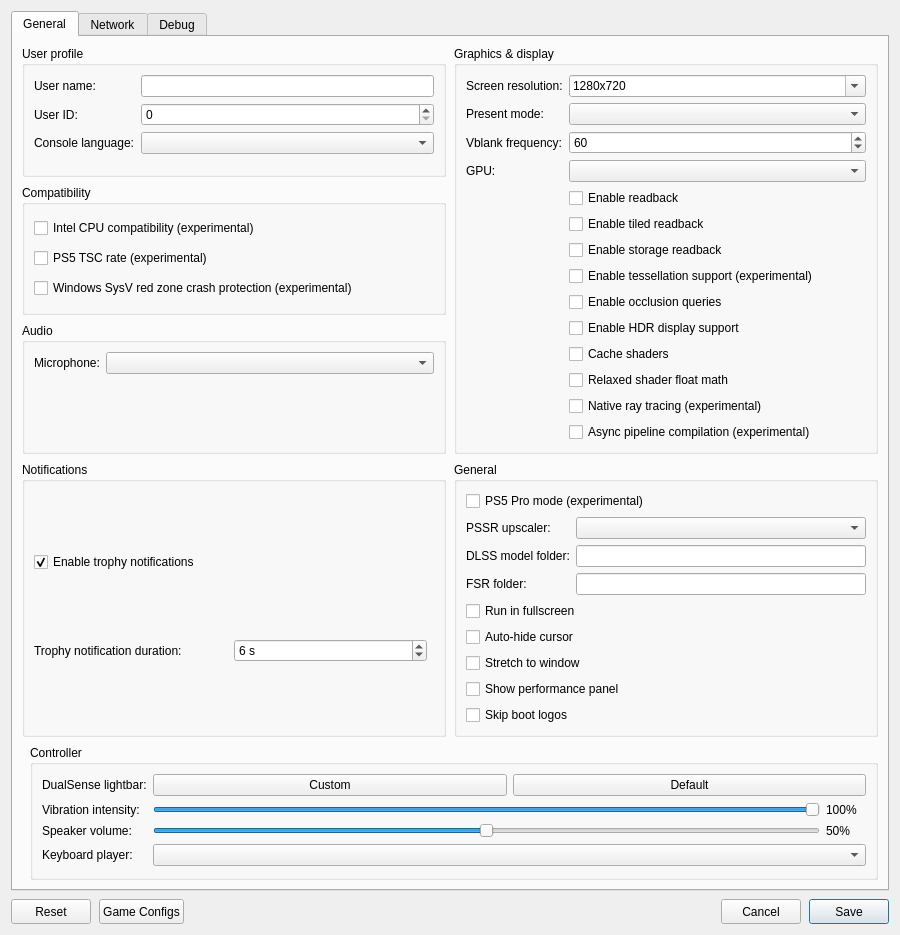
<?xml version="1.0" encoding="UTF-8"?>
<ui version="4.0">
 <class>ConfigurationEditDialog</class>
 <widget class="QDialog" name="ConfigurationEditDialog">
  <property name="geometry">
   <rect>
    <x>0</x>
    <y>0</y>
    <width>900</width>
    <height>620</height>
   </rect>
  </property>
  <property name="windowTitle">
   <string>Settings</string>
  </property>
  <property name="locale">
   <locale language="English" country="UnitedStates"/>
  </property>
  <layout class="QVBoxLayout" name="dialogLayout">
   <property name="spacing"><number>8</number></property>
   <item>
    <widget class="QTabWidget" name="settings_tabs">
     <property name="currentIndex"><number>0</number></property>
     <widget class="QWidget" name="settings_tab">
      <attribute name="title"><string>General</string></attribute>
      <layout class="QGridLayout" name="gridLayout">
       <property name="horizontalSpacing">
        <number>8</number>
       </property>
       <property name="verticalSpacing">
        <number>8</number>
       </property>
       <item row="0" column="0" colspan="2">
        <layout class="QGridLayout" name="sectionsLayout" columnstretch="1,1">
         <property name="horizontalSpacing">
          <number>8</number>
         </property>
         <property name="verticalSpacing">
          <number>8</number>
         </property>
         <item row="0" column="0">
          <widget class="QGroupBox" name="user_profile_group">
           <property name="title">
            <string>User profile</string>
           </property>
           <layout class="QFormLayout" name="userProfileLayout">
            <property name="fieldGrowthPolicy">
             <enum>QFormLayout::AllNonFixedFieldsGrow</enum>
            </property>
            <item row="0" column="0">
             <widget class="QLabel" name="label_user_name">
              <property name="text"><string>User name:</string></property>
             </widget>
            </item>
            <item row="0" column="1">
             <widget class="MandatoryLineEdit" name="lineEdit_user_name">
              <property name="toolTip"><string>Local user name exposed to games</string></property>
              <property name="clearButtonEnabled"><bool>true</bool></property>
             </widget>
            </item>
            <item row="1" column="0">
             <widget class="QLabel" name="label_user_id">
              <property name="text"><string>User ID:</string></property>
             </widget>
            </item>
            <item row="1" column="1">
             <widget class="QSpinBox" name="spinBox_user_id">
              <property name="toolTip"><string>Local user ID exposed to games</string></property>
             </widget>
            </item>
            <item row="2" column="0">
             <widget class="QLabel" name="label_console_language">
              <property name="text"><string>Console language:</string></property>
             </widget>
            </item>
            <item row="2" column="1">
             <widget class="QComboBox" name="comboBox_console_language">
              <property name="toolTip"><string>Language</string></property>
             </widget>
            </item>
           </layout>
          </widget>
         </item>
         <item row="2" column="0">
          <widget class="QGroupBox" name="audio_group">
           <property name="title"><string>Audio</string></property>
           <layout class="QFormLayout" name="audioLayout">
            <property name="fieldGrowthPolicy">
             <enum>QFormLayout::AllNonFixedFieldsGrow</enum>
            </property>
            <item row="0" column="0">
             <widget class="QLabel" name="label_audio_input_device">
              <property name="text"><string>Microphone:</string></property>
             </widget>
            </item>
            <item row="0" column="1">
             <widget class="QComboBox" name="comboBox_audio_input_device"/>
            </item>
           </layout>
          </widget>
         </item>
         <item row="0" column="1" rowspan="3">
          <widget class="QGroupBox" name="graphics_group">
           <property name="title">
            <string>Graphics &amp;&amp; display</string>
           </property>
           <layout class="QFormLayout" name="graphicsLayout">
            <property name="fieldGrowthPolicy">
             <enum>QFormLayout::AllNonFixedFieldsGrow</enum>
            </property>
            <item row="0" column="0">
             <widget class="QLabel" name="label_screen_resolution">
              <property name="text"><string>Screen resolution:</string></property>
             </widget>
            </item>
            <item row="0" column="1">
             <widget class="QComboBox" name="comboBox_screen_resolution">
              <property name="toolTip"><string>Window resolution as WIDTHxHEIGHT; pick a preset or type a custom size. Non-16:9 sizes such as 21:9 show the game with black bars unless Stretch to window is on.</string></property>
              <property name="editable"><bool>true</bool></property>
              <property name="insertPolicy"><enum>QComboBox::NoInsert</enum></property>
              <item><property name="text"><string notr="true">1280x720</string></property></item>
              <item><property name="text"><string notr="true">1920x1080</string></property></item>
              <item><property name="text"><string notr="true">2560x1440</string></property></item>
              <item><property name="text"><string notr="true">3840x2160</string></property></item>
              <item><property name="text"><string notr="true">2560x1080</string></property></item>
              <item><property name="text"><string notr="true">3440x1440</string></property></item>
              <item><property name="text"><string notr="true">3840x1600</string></property></item>
              <item><property name="text"><string notr="true">5120x2160</string></property></item>
             </widget>
            </item>
            <item row="1" column="0">
             <widget class="QLabel" name="label_present_mode">
              <property name="text"><string>Present mode:</string></property>
             </widget>
            </item>
            <item row="1" column="1">
             <widget class="QComboBox" name="comboBox_present_mode">
              <property name="toolTip"><string>Vulkan swapchain presentation mode</string></property>
             </widget>
            </item>
            <item row="2" column="0">
             <widget class="QLabel" name="label_vblank_frequency">
              <property name="text"><string>Vblank frequency:</string></property>
             </widget>
            </item>
            <item row="2" column="1">
             <widget class="QSpinBox" name="spinBox_vblank_frequency">
              <property name="toolTip"><string>Virtual display refresh rate used for frame pacing</string></property>
              <property name="minimum"><number>30</number></property>
              <property name="maximum"><number>360</number></property>
              <property name="value"><number>60</number></property>
             </widget>
            </item>
            <item row="4" column="0">
             <widget class="QLabel" name="label_gpu">
              <property name="text"><string>GPU:</string></property>
             </widget>
            </item>
            <item row="4" column="1">
             <widget class="QComboBox" name="comboBox_gpu">
              <property name="toolTip"><string>Graphics device used by the emulator</string></property>
             </widget>
            </item>
            <item row="5" column="1">
             <widget class="QCheckBox" name="checkBox_readback">
              <property name="toolTip"><string>Read back writable linear images</string></property>
              <property name="text"><string>Enable readback</string></property>
             </widget>
            </item>
            <item row="6" column="1">
             <widget class="QCheckBox" name="checkBox_readback_tiled">
              <property name="toolTip"><string>Read back small writable tiled images</string></property>
              <property name="text"><string>Enable tiled readback</string></property>
             </widget>
            </item>
            <item row="7" column="1">
             <widget class="QCheckBox" name="checkBox_readback_storage">
              <property name="toolTip"><string>Read back shader-written images when the game flushes the GPU cache for the CPU. Images from linear and tiled readback are read back then too.</string></property>
              <property name="text"><string>Enable storage readback</string></property>
             </widget>
            </item>
            <item row="8" column="1">
             <widget class="QCheckBox" name="checkBox_tessellation">
              <property name="toolTip"><string>Draw tessellated geometry. Disabled by default; unsupported tessellation may cause crashes.</string></property>
              <property name="text"><string>Enable tessellation support (experimental)</string></property>
             </widget>
            </item>
            <item row="9" column="1">
             <widget class="QCheckBox" name="checkBox_occlusion_queries">
              <property name="toolTip"><string>Count the samples of occlusion queries on the GPU, so hidden lights and objects stay hidden. Costs some performance.</string></property>
              <property name="text"><string>Enable occlusion queries</string></property>
             </widget>
            </item>
            <item row="10" column="1">
             <widget class="QCheckBox" name="checkBox_hdr">
              <property name="toolTip"><string>Enable HDR10 output for supported games. Requires HDR enabled on the host display.</string></property>
              <property name="text"><string>Enable HDR display support</string></property>
             </widget>
            </item>
            <item row="11" column="1">
             <widget class="QCheckBox" name="checkBox_shader_cache">
              <property name="toolTip"><string>Save compiled shaders and pipelines per game and load them at startup.</string></property>
              <property name="text"><string>Cache shaders</string></property>
             </widget>
            </item>
            <item row="12" column="1">
             <widget class="QCheckBox" name="checkBox_relaxed_shader_float">
              <property name="toolTip"><string>Use the host GPU's native float operations in shaders. Faster, but can be inaccurate.</string></property>
              <property name="text"><string>Relaxed shader float math</string></property>
             </widget>
            </item>
            <item row="13" column="1">
             <widget class="QCheckBox" name="checkBox_native_rt">
              <property name="toolTip"><string>Use native RT on the GPU.</string></property>
              <property name="text"><string>Native ray tracing (experimental)</string></property>
             </widget>
            </item>
            <item row="14" column="1">
             <widget class="QCheckBox" name="checkBox_async_pipelines">
              <property name="toolTip"><string>Compile new pipelines in the background. Fewer stutters on first visits, but some objects can be missing for a few frames.</string></property>
              <property name="text"><string>Async pipeline compilation (experimental)</string></property>
             </widget>
            </item>
           </layout>
          </widget>
         </item>
         <item row="3" column="0">
          <widget class="QGroupBox" name="notifications_group">
           <property name="title"><string>Notifications</string></property>
           <layout class="QVBoxLayout" name="notificationsLayout">
            <item>
             <widget class="QCheckBox" name="checkBox_trophy_notifications">
              <property name="toolTip"><string>Show trophy unlock notifications and play their sound.
    To use your own sound, replace the emulator's assets/sounds/trophy-unlock.wav with a WAV file and restart the game.</string></property>
              <property name="text"><string>Enable trophy notifications</string></property>
              <property name="checked"><bool>true</bool></property>
             </widget>
            </item>
            <item>
             <layout class="QHBoxLayout" name="trophyDurationLayout">
              <item>
               <widget class="QLabel" name="label_trophy_duration">
                <property name="text"><string>Trophy notification duration:</string></property>
               </widget>
              </item>
              <item>
               <widget class="QSpinBox" name="spinBox_trophy_duration">
                <property name="toolTip"><string>How long each trophy unlock notification stays on screen.</string></property>
                <property name="suffix"><string> s</string></property>
                <property name="minimum"><number>5</number></property>
                <property name="maximum"><number>10</number></property>
                <property name="value"><number>6</number></property>
               </widget>
              </item>
              <item>
               <spacer name="trophyDurationSpacer">
                <property name="orientation"><enum>Qt::Horizontal</enum></property>
               </spacer>
              </item>
             </layout>
            </item>
           </layout>
          </widget>
         </item>
         <item row="3" column="1">
          <widget class="QGroupBox" name="general_group">
           <property name="title"><string>General</string></property>
           <layout class="QVBoxLayout" name="generalLayout">
            <item>
             <widget class="QCheckBox" name="checkBox_pro">
              <property name="toolTip"><string>Enable PS5 Pro mode for supported games. Disabled by default.</string></property>
              <property name="text"><string>PS5 Pro mode (experimental)</string></property>
             </widget>
            </item>
            <item>
             <layout class="QFormLayout" name="pssrLayout">
              <item row="0" column="0">
               <widget class="QLabel" name="label_pssr_upscaler">
                <property name="text"><string>PSSR upscaler:</string></property>
               </widget>
              </item>
              <item row="0" column="1">
               <widget class="QComboBox" name="comboBox_pssr_upscaler">
                <property name="toolTip"><string>DLSS needs an NVIDIA RTX GPU</string></property>
               </widget>
              </item>
              <item row="1" column="0">
               <widget class="QLabel" name="label_dlss_folder">
                <property name="text"><string>DLSS model folder:</string></property>
               </widget>
              </item>
              <item row="1" column="1">
               <widget class="MandatoryLineEdit" name="lineEdit_dlss_folder">
                <property name="toolTip"><string>Folder with nvngx_dlss.dll (Windows) or libnvidia-ngx-dlss.so.* (Linux)</string></property>
                <property name="clearButtonEnabled"><bool>true</bool></property>
               </widget>
              </item>
              <item row="2" column="0">
               <widget class="QLabel" name="label_fsr_folder">
                <property name="text"><string>FSR folder:</string></property>
               </widget>
              </item>
              <item row="2" column="1">
               <widget class="MandatoryLineEdit" name="lineEdit_fsr_folder">
                <property name="toolTip"><string>Folder with amd_fidelityfx_loader_vk.dll and amd_fidelityfx_upscaler_vk.dll (AMD FidelityFX SDK 2.4 or later)</string></property>
                <property name="clearButtonEnabled"><bool>true</bool></property>
               </widget>
              </item>
             </layout>
            </item>
            <item>
             <widget class="QCheckBox" name="checkBox_fullscreen">
              <property name="toolTip"><string>Run in borderless desktop fullscreen</string></property>
              <property name="text"><string>Run in fullscreen</string></property>
             </widget>
            </item>
            <item>
             <widget class="QCheckBox" name="checkBox_hide_cursor">
              <property name="toolTip"><string>Hide the host cursor after 2 seconds without mouse activity</string></property>
              <property name="text"><string>Auto-hide cursor</string></property>
             </widget>
            </item>
            <item>
             <widget class="QCheckBox" name="checkBox_stretch">
              <property name="toolTip"><string>Stretch the game image to fill the window instead of keeping its aspect ratio with black bars</string></property>
              <property name="text"><string>Stretch to window</string></property>
             </widget>
            </item>
            <item>
             <widget class="QCheckBox" name="checkBox_perf_overlay">
              <property name="toolTip"><string>Show FPS, frame times, CPU/GPU usage, RAM and memory pressure in the game window. Press F2 (Cmd+P on macOS) to toggle it, and add Shift for the detailed view.</string></property>
              <property name="text"><string>Show performance panel</string></property>
             </widget>
            </item>
            <item>
             <widget class="QCheckBox" name="checkBox_skip_notice_screen">
              <property name="toolTip"><string>Skip startup logos and notices in supported games.</string></property>
              <property name="text"><string>Skip boot logos</string></property>
             </widget>
            </item>
           </layout>
          </widget>
         </item>
         <item row="1" column="0">
          <widget class="QGroupBox" name="compatibility_group">
           <property name="title">
            <string>Compatibility</string>
           </property>
           <layout class="QVBoxLayout" name="compatibilityLayout">
            <item>
             <widget class="QCheckBox" name="checkBox_amd_cpu">
              <property name="toolTip"><string>Patch CPU instructions that differ between AMD and the host CPU.</string></property>
              <property name="text"><string>Intel CPU compatibility (experimental)</string></property>
             </widget>
            </item>
            <item>
             <widget class="QCheckBox" name="checkBox_guest_tsc">
              <property name="toolTip"><string>Run the CPU time stamp counter (TSC) at the PS5's 1.6 GHz instead of the host rate. Fixes games that run too fast.</string></property>
              <property name="text"><string>PS5 TSC rate (experimental)</string></property>
             </widget>
            </item>
            <item>
             <widget class="QCheckBox" name="checkBox_red_zone_protection">
              <property name="toolTip"><string>Helps prevent crashes in some games on Windows</string></property>
              <property name="text"><string>Windows SysV red zone crash protection (experimental)</string></property>
             </widget>
            </item>
           </layout>
          </widget>
         </item>
        </layout>
       </item>
       <item row="1" column="1">
        <widget class="QGroupBox" name="controller_group">
         <property name="title"><string>Controller</string></property>
         <layout class="QFormLayout" name="controllerLayout">
          <property name="fieldGrowthPolicy"><enum>QFormLayout::AllNonFixedFieldsGrow</enum></property>
          <item row="0" column="0">
           <widget class="QLabel" name="label_controller_color">
            <property name="text"><string>DualSense lightbar:</string></property>
           </widget>
          </item>
          <item row="0" column="1">
           <layout class="QHBoxLayout" name="controllerColorLayout">
            <item>
             <widget class="QPushButton" name="button_controller_color">
              <property name="toolTip"><string>Choose and preview a fixed LED color. Bluetooth DualSense may take several seconds to update.</string></property>
              <property name="text"><string>Custom</string></property>
             </widget>
            </item>
            <item>
             <widget class="QPushButton" name="button_controller_color_reset">
              <property name="toolTip"><string>Let the game control the lightbar</string></property>
              <property name="text"><string>Default</string></property>
             </widget>
            </item>
           </layout>
          </item>
          <item row="1" column="0">
           <widget class="QLabel" name="label_controller_vibration">
            <property name="text"><string>Vibration intensity:</string></property>
           </widget>
          </item>
          <item row="1" column="1">
           <layout class="QHBoxLayout" name="controllerVibrationLayout">
            <item>
             <widget class="QSlider" name="slider_controller_vibration">
              <property name="toolTip"><string>Scale DualSense vibration over USB and Bluetooth</string></property>
              <property name="maximum"><number>100</number></property>
              <property name="value"><number>100</number></property>
              <property name="orientation"><enum>Qt::Horizontal</enum></property>
             </widget>
            </item>
            <item>
             <widget class="QLabel" name="label_controller_vibration_value">
              <property name="minimumSize"><size><width>40</width><height>0</height></size></property>
              <property name="text"><string>100%</string></property>
             </widget>
            </item>
           </layout>
          </item>
          <item row="2" column="0">
           <widget class="QLabel" name="label_controller_volume">
            <property name="text"><string>Speaker volume:</string></property>
           </widget>
          </item>
          <item row="2" column="1">
           <layout class="QHBoxLayout" name="controllerVolumeLayout">
            <item>
             <widget class="QSlider" name="slider_controller_volume">
              <property name="toolTip"><string>Scale the DualSense speaker over USB and Bluetooth. 50% is the previous default; 100% adds 6 dB of gain.</string></property>
              <property name="maximum"><number>100</number></property>
              <property name="value"><number>50</number></property>
              <property name="orientation"><enum>Qt::Horizontal</enum></property>
             </widget>
            </item>
            <item>
             <widget class="QLabel" name="label_controller_volume_value">
              <property name="minimumSize"><size><width>40</width><height>0</height></size></property>
              <property name="text"><string>50%</string></property>
             </widget>
            </item>
           </layout>
          </item>
          <item row="3" column="0">
           <widget class="QLabel" name="label_keyboard_player">
            <property name="text"><string>Keyboard player:</string></property>
           </widget>
          </item>
          <item row="3" column="1">
           <widget class="QComboBox" name="comboBox_keyboard_player">
            <property name="toolTip"><string>Gamepads fill the remaining players in connection order. Every player uses the same input mapping.</string></property>
           </widget>
          </item>
         </layout>
        </widget>
       </item>
      </layout>
     </widget>
     <widget class="QWidget" name="network_tab">
      <attribute name="title"><string>Network</string></attribute>
      <layout class="QVBoxLayout" name="networkTabLayout">
       <item>
        <widget class="QCheckBox" name="checkBox_network_connected">
         <property name="toolTip"><string>Let games use your computer's local network connection.</string></property>
         <property name="text"><string>Enable network connection</string></property>
        </widget>
       </item>
       <item>
        <widget class="QCheckBox" name="checkBox_psn_emulation">
         <property name="text"><string>Emulate PSN (compatibility)</string></property>
        </widget>
       </item>
       <item>
        <spacer name="networkSpacer">
         <property name="orientation"><enum>Qt::Vertical</enum></property>
         <property name="sizeHint" stdset="0"><size><width>20</width><height>40</height></size></property>
        </spacer>
       </item>
      </layout>
     </widget>
     <widget class="QWidget" name="debug_tab">
      <attribute name="title"><string>Debug</string></attribute>
      <layout class="QVBoxLayout" name="debugTabLayout">
       <item>
        <widget class="QGroupBox" name="debug_group">
         <property name="title">
          <string>Debugging &amp;&amp; logs</string>
         </property>
         <layout class="QGridLayout" name="debugLayout" columnstretch="0,1,0,1">
          <property name="horizontalSpacing"><number>8</number></property>
          <property name="verticalSpacing"><number>6</number></property>
          <item row="0" column="0" colspan="2">
           <widget class="QCheckBox" name="checkBox_vulkan_validation">
            <property name="toolTip"><string>Enable Vulkan validation layers</string></property>
            <property name="text"><string>Vulkan validation</string></property>
            <property name="checked"><bool>true</bool></property>
           </widget>
          </item>
          <item row="0" column="2" colspan="2">
           <widget class="QCheckBox" name="checkBox_shader_validation">
            <property name="toolTip"><string>Validate SPIR-V binary</string></property>
            <property name="text"><string>Shader validation</string></property>
            <property name="checked"><bool>true</bool></property>
           </widget>
          </item>
          <item row="1" column="0" colspan="2">
           <widget class="QCheckBox" name="checkBox_renderdoc_capture">
            <property name="toolTip"><string>Enable RenderDoc capture</string></property>
            <property name="text"><string>RenderDoc capture</string></property>
           </widget>
          </item>
          <item row="1" column="2" colspan="2">
           <widget class="QCheckBox" name="checkBox_cmd_dump">
            <property name="toolTip"><string>Dump command buffers</string></property>
            <property name="text"><string>Command buffer dump</string></property>
           </widget>
          </item>
          <item row="2" column="0">
           <widget class="QLabel" name="label_shader_log_direction">
            <property name="text"><string>Shader logging:</string></property>
           </widget>
          </item>
          <item row="2" column="1">
           <widget class="QComboBox" name="comboBox_shader_log_direction">
            <property name="toolTip"><string>Dump shaders to file or console window. If enabled may decrease emulator performance</string></property>
           </widget>
          </item>
          <item row="2" column="2">
           <widget class="QLabel" name="label_shader_log_folder">
            <property name="text"><string>Shader log folder:</string></property>
           </widget>
          </item>
          <item row="2" column="3">
           <widget class="MandatoryLineEdit" name="lineEdit_shader_log_folder">
            <property name="toolTip"><string>Specify directory to dump shaders</string></property>
            <property name="clearButtonEnabled"><bool>true</bool></property>
           </widget>
          </item>
          <item row="3" column="0">
           <widget class="QLabel" name="label_printf_direction">
            <property name="text"><string>Printf output:</string></property>
           </widget>
          </item>
          <item row="3" column="1">
           <widget class="QComboBox" name="comboBox_printf_direction">
            <property name="toolTip"><string>Print logs to file or console window. If enabled may decrease emulator performance</string></property>
           </widget>
          </item>
          <item row="3" column="2">
           <widget class="QLabel" name="label_printf_file">
            <property name="text"><string>Printf output file:</string></property>
           </widget>
          </item>
          <item row="3" column="3">
           <widget class="MandatoryLineEdit" name="lineEdit_printf_file">
            <property name="toolTip"><string>Specify file to dump logs</string></property>
            <property name="clearButtonEnabled"><bool>true</bool></property>
           </widget>
          </item>
          <item row="4" column="0">
           <widget class="QCheckBox" name="checkBox_profiler">
            <property name="toolTip"><string>Enable the Tracy profiler. Profiling may decrease emulator performance</string></property>
            <property name="text"><string>Tracy profiler</string></property>
           </widget>
          </item>
          <item row="4" column="2">
           <widget class="QLabel" name="label_cmd_dump_folder">
            <property name="text"><string>Command buffer folder:</string></property>
           </widget>
          </item>
          <item row="4" column="3">
           <widget class="MandatoryLineEdit" name="lineEdit_cmd_dump_folder">
            <property name="toolTip"><string>Specify directory to dump command buffers</string></property>
            <property name="clearButtonEnabled"><bool>true</bool></property>
           </widget>
          </item>
         </layout>
        </widget>
       </item>
       <item>
        <widget class="QGroupBox" name="rendering_compatibility_group">
         <property name="title"><string>Rendering compatibility</string></property>
         <layout class="QVBoxLayout" name="renderingCompatibilityLayout">
          <item>
           <widget class="QLabel" name="label_rendering_compatibility">
            <property name="text"><string>These settings may help with rendering bugs at a slight performance cost.</string></property>
            <property name="wordWrap"><bool>true</bool></property>
           </widget>
          </item>
          <item>
           <widget class="QCheckBox" name="checkBox_sync_raw_image_buffers">
            <property name="toolTip"><string>Can fix missing textures and incorrect transparency (Resident Evil 2).</string></property>
            <property name="text"><string>Accurate texture synchronization</string></property>
           </widget>
          </item>
         </layout>
        </widget>
       </item>
       <item>
        <widget class="QGroupBox" name="performance_tweaks_group">
         <property name="title"><string>Performance tweaks</string></property>
         <layout class="QVBoxLayout" name="performanceTweaksLayout">
          <item>
           <widget class="QLabel" name="label_performance_tweaks">
            <property name="styleSheet"><string>color: red;</string></property>
            <property name="text"><string>Game-specific tweaks: they may or may not improve performance. Use with caution and prefer setting them per game rather than globally.</string></property>
            <property name="wordWrap"><bool>true</bool></property>
           </widget>
          </item>
          <item>
           <layout class="QHBoxLayout" name="flushDrawsLayout">
            <item>
             <widget class="QLabel" name="label_flush_draws">
              <property name="text"><string>Submit GPU work every N draws (0 = off):</string></property>
             </widget>
            </item>
            <item>
             <widget class="QSpinBox" name="spinBox_flush_draws">
              <property name="toolTip"><string>Can lower frame time in games that send a whole frame as one command buffer, at some submit overhead.</string></property>
              <property name="maximum"><number>99999</number></property>
             </widget>
            </item>
            <item>
             <spacer name="flushDrawsSpacer">
              <property name="orientation"><enum>Qt::Horizontal</enum></property>
             </spacer>
            </item>
           </layout>
          </item>
         </layout>
        </widget>
       </item>
       <item>
        <spacer name="debugSpacer">
         <property name="orientation"><enum>Qt::Vertical</enum></property>
         <property name="sizeHint" stdset="0"><size><width>20</width><height>40</height></size></property>
        </spacer>
       </item>
      </layout>
     </widget>
    </widget>
   </item>
   <item>
    <layout class="QHBoxLayout" name="buttonLayout">
     <item>
     <widget class="QPushButton" name="clear_button">
       <property name="minimumSize"><size><width>80</width><height>25</height></size></property>
       <property name="text"><string>Reset</string></property>
       <property name="toolTip"><string>Restore default settings</string></property>
      </widget>
     </item>
     <item>
      <widget class="QPushButton" name="settings_button">
       <property name="minimumSize"><size><width>80</width><height>25</height></size></property>
       <property name="text"><string>Game Configs</string></property>
       <property name="toolTip"><string>Import or export game configs</string></property>
      </widget>
     </item>
     <item>
      <spacer name="buttonSpacer">
       <property name="orientation"><enum>Qt::Horizontal</enum></property>
       <property name="sizeHint" stdset="0"><size><width>40</width><height>20</height></size></property>
      </spacer>
     </item>
     <item>
      <widget class="QPushButton" name="cancel_button">
       <property name="minimumSize"><size><width>80</width><height>25</height></size></property>
       <property name="text"><string>Cancel</string></property>
      </widget>
     </item>
     <item>
      <widget class="QPushButton" name="ok_button">
       <property name="minimumSize"><size><width>80</width><height>25</height></size></property>
       <property name="text"><string>Save</string></property>
       <property name="default"><bool>true</bool></property>
      </widget>
     </item>
    </layout>
   </item>
  </layout>
 </widget>
 <customwidgets>
  <customwidget>
   <class>MandatoryLineEdit</class>
   <extends>QLineEdit</extends>
   <header>mandatoryLineEdit.h</header>
  </customwidget>
 </customwidgets>
 <resources/>
</ui>
